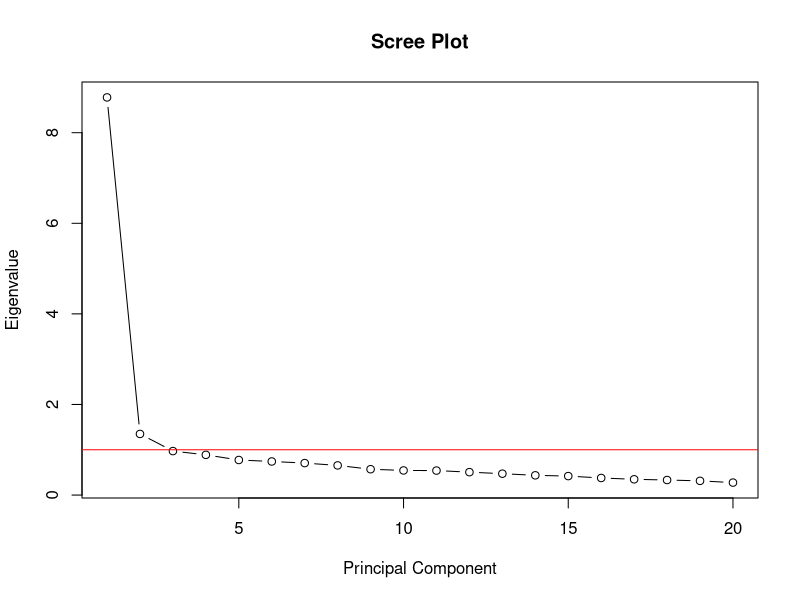
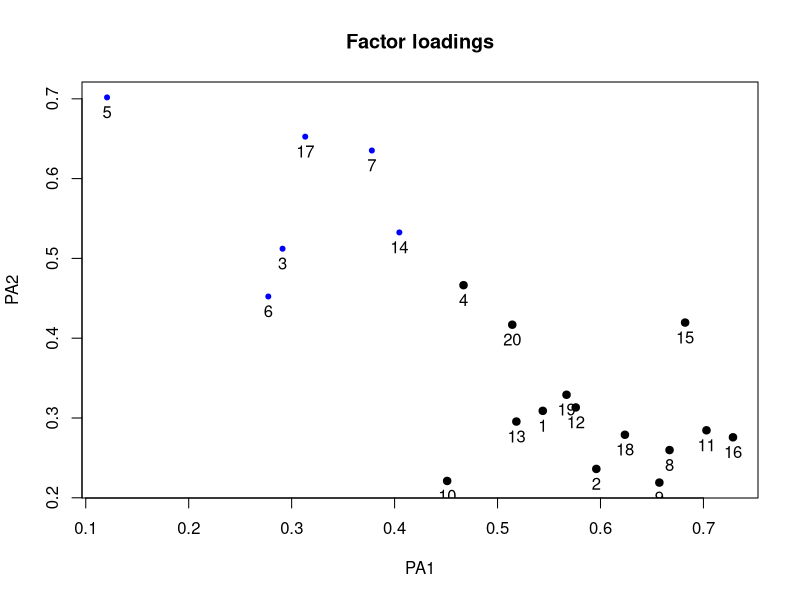
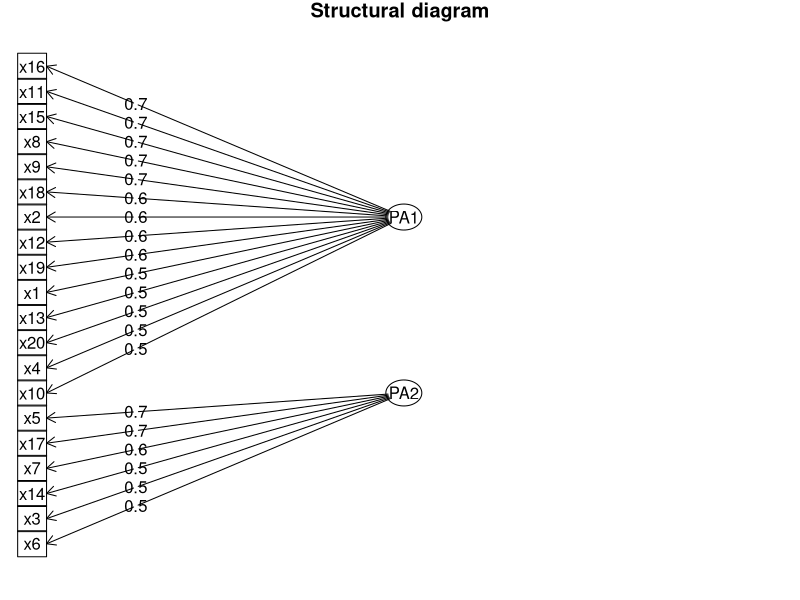

Recreate these plots in R, in order.
## ---- chunk 1
#knitr::opts_chunk$set(echo = TRUE)
## ---- chunk 2
library(psych)

corr <-read.delim("data/screening.txt", header = TRUE, sep="",dec = ".", skipNul = FALSE)
corr <- subset(corr, select = -c(X_name_)) 

m <- matrix(NA,20,20)
m[lower.tri(m,diag=TRUE)] <- 1:10

makeSymm <- function(m) {
   m[upper.tri(m)] <- t(m)[upper.tri(m)]
   return(m)
}

corr <- makeSymm(corr)
## ---- chunk 3
# Perform Kaiser's MSA to evaluate appropriateness of data
KMO(corr)
# Kaiser MSA = 0.95 > 0.8 --> appropriate data
## ---- chunk 4
# Define the amount of factors
eval <- eigen(corr)$values

plot(eval, xlab = "Principal Component", ylab = "Eigenvalue",
     type = "b", main = "Scree Plot")
abline(h=1,col="red")
## ---- chunk 5

# Perform Factor Analysis
fa.out.pa <- fa(r = corr, nfactors = 2, fm="pa", rotate = "varimax", residuals = TRUE, SMC=FALSE)
summary(fa.out.pa)

fa.out.ml <- fa(r = corr, nfactors = 2, fm="ml", rotate = "varimax", residuals = TRUE, SMC=FALSE, 
                max.iter = 10)


## ---- chunk 6
# Plot of factor loadings
plot(fa.out.pa, title = "Factor loadings")
## ---- chunk 7
# Structural diagram
fa.diagram(fa.out.pa, main = "Structural diagram")
